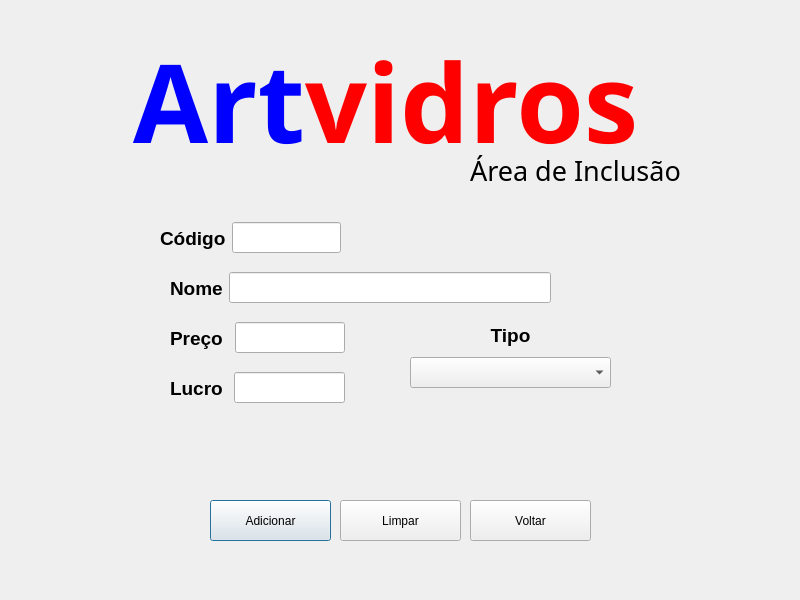
<?xml version="1.0" encoding="UTF-8"?>
<ui version="4.0">
 <class>SQLadd</class>
 <widget class="QDialog" name="SQLadd">
  <property name="geometry">
   <rect>
    <x>0</x>
    <y>0</y>
    <width>800</width>
    <height>600</height>
   </rect>
  </property>
  <property name="windowTitle">
   <string>Dialog</string>
  </property>
  <widget class="QPushButton" name="pushButtonAdicionar">
   <property name="geometry">
    <rect>
     <x>210</x>
     <y>500</y>
     <width>121</width>
     <height>41</height>
    </rect>
   </property>
   <property name="text">
    <string>Adicionar</string>
   </property>
  </widget>
  <widget class="QPushButton" name="pushButtonVoltar">
   <property name="geometry">
    <rect>
     <x>470</x>
     <y>500</y>
     <width>121</width>
     <height>41</height>
    </rect>
   </property>
   <property name="text">
    <string>Voltar</string>
   </property>
  </widget>
  <widget class="QPushButton" name="pushButtonLimpar">
   <property name="geometry">
    <rect>
     <x>340</x>
     <y>500</y>
     <width>121</width>
     <height>41</height>
    </rect>
   </property>
   <property name="text">
    <string>Limpar</string>
   </property>
  </widget>
  <widget class="QLabel" name="label_3">
   <property name="geometry">
    <rect>
     <x>70</x>
     <y>20</y>
     <width>631</width>
     <height>161</height>
    </rect>
   </property>
   <property name="font">
    <font>
     <family>Matura MT Script Capitals</family>
     <pointsize>12</pointsize>
     <bold>true</bold>
    </font>
   </property>
   <property name="text">
    <string>&lt;html&gt;&lt;head/&gt;&lt;body&gt;&lt;p align=&quot;center&quot;&gt;&lt;span style=&quot; font-size:82pt; font-weight:700; color:#0000ff;&quot;&gt;Art&lt;/span&gt;&lt;span style=&quot; font-size:82pt; font-weight:700; color:#ff0000;&quot;&gt;vidros&lt;/span&gt;&lt;/p&gt;&lt;/body&gt;&lt;/html&gt;</string>
   </property>
  </widget>
  <widget class="QLabel" name="label">
   <property name="geometry">
    <rect>
     <x>470</x>
     <y>140</y>
     <width>231</width>
     <height>61</height>
    </rect>
   </property>
   <property name="font">
    <font>
     <family>Matura MT Script Capitals</family>
     <pointsize>20</pointsize>
     <bold>false</bold>
    </font>
   </property>
   <property name="text">
    <string>Área de Inclusão</string>
   </property>
  </widget>
  <widget class="QWidget" name="layoutWidget">
   <property name="geometry">
    <rect>
     <x>160</x>
     <y>220</y>
     <width>181</width>
     <height>36</height>
    </rect>
   </property>
   <property name="font">
    <font>
     <pointsize>14</pointsize>
     <bold>true</bold>
    </font>
   </property>
   <layout class="QHBoxLayout" name="horizontalLayout">
    <item>
     <widget class="QLabel" name="label_Id">
      <property name="font">
       <font>
        <pointsize>14</pointsize>
        <bold>true</bold>
       </font>
      </property>
      <property name="text">
       <string>Código</string>
      </property>
     </widget>
    </item>
    <item>
     <widget class="QLineEdit" name="lineEditID">
      <property name="font">
       <font>
        <pointsize>14</pointsize>
        <bold>true</bold>
       </font>
      </property>
     </widget>
    </item>
   </layout>
  </widget>
  <widget class="QWidget" name="layoutWidget">
   <property name="geometry">
    <rect>
     <x>170</x>
     <y>270</y>
     <width>381</width>
     <height>36</height>
    </rect>
   </property>
   <property name="font">
    <font>
     <pointsize>14</pointsize>
     <bold>true</bold>
    </font>
   </property>
   <layout class="QHBoxLayout" name="horizontalLayout_2">
    <item>
     <widget class="QLabel" name="label_name">
      <property name="font">
       <font>
        <pointsize>14</pointsize>
        <bold>true</bold>
       </font>
      </property>
      <property name="text">
       <string>Nome</string>
      </property>
     </widget>
    </item>
    <item>
     <widget class="QLineEdit" name="lineEditProduct">
      <property name="font">
       <font>
        <pointsize>14</pointsize>
        <bold>true</bold>
       </font>
      </property>
     </widget>
    </item>
   </layout>
  </widget>
  <widget class="QWidget" name="layoutWidget">
   <property name="geometry">
    <rect>
     <x>170</x>
     <y>320</y>
     <width>175</width>
     <height>36</height>
    </rect>
   </property>
   <property name="font">
    <font>
     <pointsize>14</pointsize>
     <bold>true</bold>
    </font>
   </property>
   <layout class="QHBoxLayout" name="horizontalLayout_3">
    <item>
     <widget class="QLabel" name="label_price">
      <property name="font">
       <font>
        <pointsize>14</pointsize>
        <bold>true</bold>
       </font>
      </property>
      <property name="text">
       <string>Preço </string>
      </property>
     </widget>
    </item>
    <item>
     <widget class="QLineEdit" name="lineEditPrice">
      <property name="font">
       <font>
        <pointsize>14</pointsize>
        <bold>true</bold>
       </font>
      </property>
     </widget>
    </item>
   </layout>
  </widget>
  <widget class="QWidget" name="layoutWidget">
   <property name="geometry">
    <rect>
     <x>410</x>
     <y>320</y>
     <width>201</width>
     <height>68</height>
    </rect>
   </property>
   <property name="font">
    <font>
     <pointsize>14</pointsize>
     <bold>true</bold>
    </font>
   </property>
   <layout class="QVBoxLayout" name="verticalLayout">
    <item>
     <widget class="QLabel" name="labeltype">
      <property name="font">
       <font>
        <pointsize>14</pointsize>
        <bold>true</bold>
       </font>
      </property>
      <property name="text">
       <string>&lt;html&gt;&lt;head/&gt;&lt;body&gt;&lt;p align=&quot;center&quot;&gt;Tipo&lt;/p&gt;&lt;/body&gt;&lt;/html&gt;</string>
      </property>
     </widget>
    </item>
    <item>
     <widget class="QComboBox" name="comboBoxType">
      <property name="font">
       <font>
        <pointsize>14</pointsize>
        <bold>true</bold>
       </font>
      </property>
     </widget>
    </item>
   </layout>
  </widget>
  <widget class="QWidget" name="layoutWidget">
   <property name="geometry">
    <rect>
     <x>170</x>
     <y>370</y>
     <width>175</width>
     <height>36</height>
    </rect>
   </property>
   <property name="font">
    <font>
     <pointsize>14</pointsize>
     <bold>true</bold>
    </font>
   </property>
   <layout class="QHBoxLayout" name="horizontalLayout_4">
    <item>
     <widget class="QLabel" name="label_profit">
      <property name="font">
       <font>
        <pointsize>14</pointsize>
        <bold>true</bold>
       </font>
      </property>
      <property name="text">
       <string>Lucro </string>
      </property>
     </widget>
    </item>
    <item>
     <widget class="QLineEdit" name="lineEditProductProfit">
      <property name="font">
       <font>
        <pointsize>14</pointsize>
        <bold>true</bold>
       </font>
      </property>
     </widget>
    </item>
   </layout>
  </widget>
 </widget>
 <resources/>
 <connections/>
</ui>
